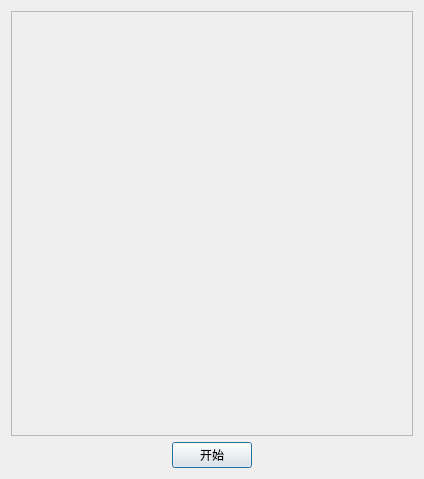
<?xml version="1.0" encoding="UTF-8"?>
<ui version="4.0">
 <class>TimerDialog</class>
 <widget class="QDialog" name="TimerDialog">
  <property name="geometry">
   <rect>
    <x>0</x>
    <y>0</y>
    <width>424</width>
    <height>479</height>
   </rect>
  </property>
  <property name="windowTitle">
   <string>TimerDialog</string>
  </property>
  <layout class="QGridLayout" name="gridLayout">
   <item row="0" column="0">
    <layout class="QVBoxLayout" name="verticalLayout">
     <item>
      <widget class="QFrame" name="frame">
       <property name="sizePolicy">
        <sizepolicy hsizetype="Preferred" vsizetype="Expanding">
         <horstretch>0</horstretch>
         <verstretch>0</verstretch>
        </sizepolicy>
       </property>
       <property name="frameShape">
        <enum>QFrame::StyledPanel</enum>
       </property>
       <property name="frameShadow">
        <enum>QFrame::Raised</enum>
       </property>
      </widget>
     </item>
     <item>
      <layout class="QHBoxLayout" name="horizontalLayout">
       <item>
        <spacer name="horizontalSpacer">
         <property name="orientation">
          <enum>Qt::Horizontal</enum>
         </property>
         <property name="sizeHint" stdset="0">
          <size>
           <width>40</width>
           <height>20</height>
          </size>
         </property>
        </spacer>
       </item>
       <item>
        <widget class="QPushButton" name="m_button">
         <property name="text">
          <string>开始</string>
         </property>
        </widget>
       </item>
       <item>
        <spacer name="horizontalSpacer_2">
         <property name="orientation">
          <enum>Qt::Horizontal</enum>
         </property>
         <property name="sizeHint" stdset="0">
          <size>
           <width>40</width>
           <height>20</height>
          </size>
         </property>
        </spacer>
       </item>
      </layout>
     </item>
    </layout>
   </item>
  </layout>
 </widget>
 <resources/>
 <connections/>
</ui>
